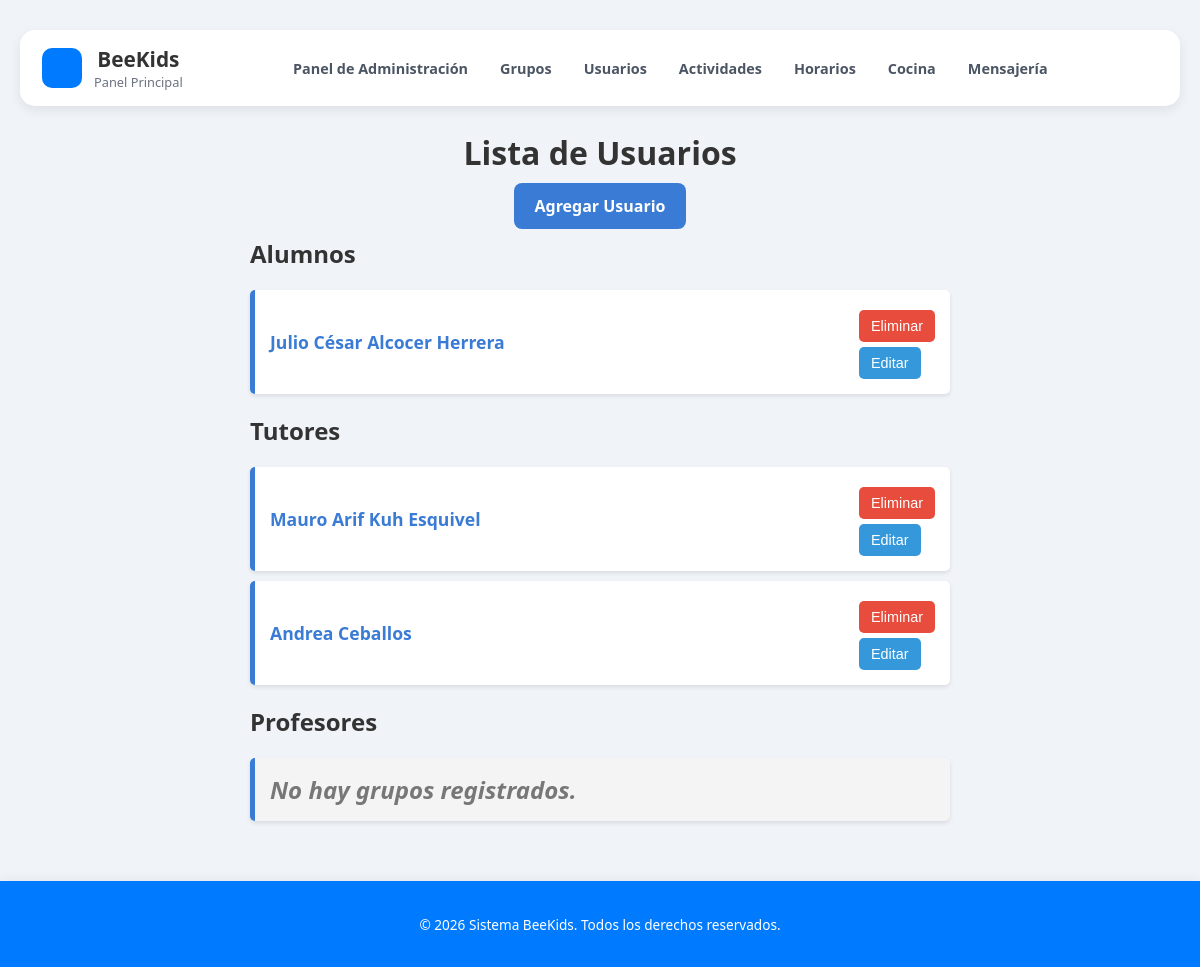
Page /usuarios/listaUsuarios/ on the committed database.
### sistema/models/models.py (models this page shows, shortened)
class UsuarioEscolar(AbstractUser):
    class Meta:
        verbose_name = "Usuario Escolar"
        verbose_name_plural = "Usuarios Escolares"

class Alumno(UsuarioEscolar):
    tutorAlumno = m.ForeignKey(Tutor, on_delete=m.RESTRICT, related_name="tutorAlumno")
    grupo = m.ForeignKey(Grupo, on_delete=m.SET_NULL, related_name="alumnos", null=True, blank=True)
    asistencias = m.IntegerField(default=0)
    faltas = m.IntegerField(default=0)
    actividadActual = m.ForeignKey(Actividad, on_delete=m.SET_NULL, related_name="actividadActual", null=True, blank=True)
    consideracionesMenu = m.JSONField(default=list, blank=True)

class UsuarioEscolar(AbstractUser):
    class Meta:
        verbose_name = "Usuario Escolar"
        verbose_name_plural = "Usuarios Escolares"

class Tutor(UsuarioEscolar):
    class Meta:
        verbose_name = "Tutor"
        verbose_name_plural = "Tutores"

### sistema/views/views_administrador.py (the view)
def listarUsuarios(request):
    alumnos = Alumno.objects.all()
    profesores = Profesor.objects.all()
    tutores = Tutor.objects.all()
    return render(request, "sistema/Vista_ListaUsuarios.html", {'alumnos': alumnos, 'profesores': profesores, 'tutores': tutores})

### sistema/templates/sistema/Vista_ListaUsuarios.html (shortened to what this page needs)
{% extends 'sistema/base.html' %} {% block title %}Lista de Actividades | BeeKids{% endblock %}
    {% block content %}
</head>
<body>
    <h1>Lista de Usuarios</h1>
    <div class="boton-agregar-grupo">
        <a href="{% url 'crearUsuario' %}">Agregar Usuario</a>
    </div>
    <ul>
        <h2>Alumnos<h2>
        {% if alumnos %}
            {% for alumno in alumnos %}
            <li>
                <a href="#">
                    {{ alumno.first_name }} {{ alumno.last_name }}
                </a>
                <div class="acciones-actividad">
                    <form action="{% url 'eliminarUsuario' alumno.id %}" method="POST" style="margin: 0;" onsubmit="confirmarEliminacion(event)">
                        <button type="submit" class="boton-eliminar">Eliminar</button>
                    </form>
                    <a href="{% url 'modificarUsuario' alumno.id 'alumno'%}" class="boton-editar">
                        <button class="boton-eliminar" style="background-color: #3498db;">Editar</button>
                    </a>
                </div>
            </li>
            {% endfor %}
        {% else %}
            <li class="no-grupos">No hay alumnos registrados.</li>
        {% endif %}
    </ul>
    <ul>
        <h2>Tutores<h2>
        {% if tutores %}
            {% for tutor in tutores %}
            <li>
                <a href="#">
                    {{ tutor.first_name }} {{ tutor.last_name }}
                </a>
                <div class="acciones-actividad">
                    <form action="{% url 'eliminarUsuario' tutor.id %}" method="POST" style="margin: 0;" onsubmit="confirmarEliminacion(event)">
                        <button type="submit" class="boton-eliminar">Eliminar</button>
                    </form>
                    <a href="{% url 'modificarUsuario' tutor.id 'tutor'%}" class="boton-editar">
                        <button class="boton-eliminar" style="background-color: #3498db;">Editar</button>
                    </a>
                </div>
            </li>
            {% endfor %}
        {% else %}
            <li class="no-grupos">No hay grupos registrados.</li>
        {% endif %}
    </ul>
    <ul>
        <h2>Profesores<h2>
        {% if profesores %}
            {% for profesor in profesores %}
            <li>
                <a href="#">
                    {{ profesor.first_name }} {{ profesor.last_name }}
                </a>
                <div class="acciones-actividad">
                    <form action="{% url 'eliminarUsuario' profesor.id %}" method="POST" style="margin: 0;" onsubmit="confirmarEliminacion(event)">
                        {% csrf_token %}
                        <button type="submit" class="boton-eliminar">Eliminar</button>
                    </form>
                    <a href="{% url 'modificarUsuario' profesor.id 'profesor'%}" class="boton-editar">
                        <button class="boton-eliminar" style="background-color: #3498db;">Editar</button>
                    </a>
                </div>
            </li>
            {% endfor %}
        {% else %}
            <li class="no-grupos">No hay grupos registrados.</li>
        {% endif %}
    </ul>
{% endblock %}

### sistema/templates/sistema/base.html (style rules this page uses)
body { font-family: "Segoe UI", Tahoma, Verdana, sans-serif; background-color: #f3f4f6; margin: 0; color: #333; display: flex; flex-direction: column; min-height: 100vh; }

### sistema/templates/sistema/Vista_ListaUsuarios.html (style rules this page uses)
body { font-family: 'Segoe UI', Tahoma, Geneva, Verdana, sans-serif; margin: 0; padding: 0; background-color: #f0f4f8; }
h1 { text-align: center; }
ul { list-style: none; padding: 0; margin: 20px auto; max-width: 700px; }
li { display: flex; justify-content: space-between; align-items: center; padding: 15px; margin-bottom: 10px; background-color: white; border-left: 5px solid #3a7bd5; border-radius: 5px; box-shadow: 0 2px 4px rgba(0, 0, 0, 0.1); }
li a { color: #3a7bd5; font-weight: bold; text-decoration: none; font-size: 1.1rem; }
.boton-eliminar { background-color: #e74c3c; color: white; padding: 8px 12px; border: none; border-radius: 5px; font-size: 0.9rem; cursor: pointer; transition: background-color 0.3s ease; }
.boton-agregar-grupo { margin: 20px auto; display: block; text-align: center; }
.boton-agregar-grupo a { padding: 12px 20px; background-color: #3a7bd5; color: white; border: none; border-radius: 8px; font-size: 1rem; font-weight: bold; text-decoration: none; cursor: pointer; transition: background-color 0.3s; }
.no-grupos { text-align: center; color: #777; font-style: italic; padding: 15px; background-color: #f4f4f4; border-radius: 5px; }

### rows in the picture
Alumno: first_name "Julio César", last_name "Alcocer Herrera"
Tutor: first_name "Mauro Arif", last_name "Kuh Esquivel"
Tutor: first_name "Andrea", last_name "Ceballos"
